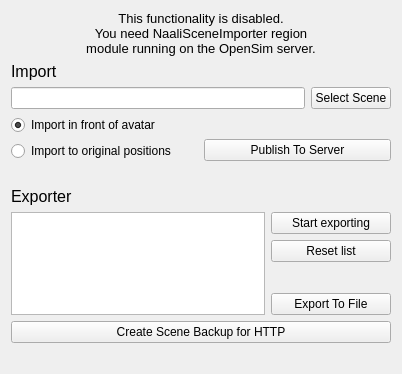
<?xml version="1.0" encoding="UTF-8"?>
<ui version="4.0">
 <class>OpenSimSceneWidget</class>
 <widget class="QWidget" name="OpenSimSceneWidget">
  <property name="geometry">
   <rect>
    <x>0</x>
    <y>0</y>
    <width>402</width>
    <height>374</height>
   </rect>
  </property>
  <property name="windowTitle">
   <string>OpenSim Naali Scene Tool</string>
  </property>
  <layout class="QVBoxLayout" name="verticalLayout">
   <item>
    <widget class="QLabel" name="label_caps_fail">
     <property name="font">
      <font>
       <pointsize>10</pointsize>
      </font>
     </property>
     <property name="text">
      <string>This functionality is disabled. 
You need NaaliSceneImporter region 
module running on the OpenSim server.</string>
     </property>
     <property name="alignment">
      <set>Qt::AlignCenter</set>
     </property>
    </widget>
   </item>
   <item>
    <widget class="QLabel" name="label_title">
     <property name="sizePolicy">
      <sizepolicy hsizetype="Preferred" vsizetype="Fixed">
       <horstretch>0</horstretch>
       <verstretch>0</verstretch>
      </sizepolicy>
     </property>
     <property name="font">
      <font>
       <pointsize>12</pointsize>
      </font>
     </property>
     <property name="text">
      <string>Import</string>
     </property>
    </widget>
   </item>
   <item>
    <layout class="QHBoxLayout" name="horizontalLayout">
     <item>
      <widget class="QLineEdit" name="lineedit_scene"/>
     </item>
     <item>
      <widget class="QPushButton" name="button_browse_scene">
       <property name="text">
        <string>Select Scene</string>
       </property>
      </widget>
     </item>
    </layout>
   </item>
   <item>
    <layout class="QHBoxLayout" name="horizontalLayout_3">
     <item>
      <layout class="QVBoxLayout" name="verticalLayout_3">
       <item>
        <widget class="QRadioButton" name="radioButton_av_pos">
         <property name="text">
          <string>Import in front of avatar</string>
         </property>
         <property name="checked">
          <bool>true</bool>
         </property>
        </widget>
       </item>
       <item>
        <widget class="QRadioButton" name="radioButton_original_pos">
         <property name="text">
          <string>Import to original positions</string>
         </property>
        </widget>
       </item>
      </layout>
     </item>
     <item>
      <layout class="QVBoxLayout" name="verticalLayout_4">
       <item>
        <spacer name="verticalSpacer_4">
         <property name="orientation">
          <enum>Qt::Vertical</enum>
         </property>
         <property name="sizeHint" stdset="0">
          <size>
           <width>20</width>
           <height>40</height>
          </size>
         </property>
        </spacer>
       </item>
       <item>
        <widget class="QPushButton" name="button_export">
         <property name="text">
          <string>Publish To Server</string>
         </property>
        </widget>
       </item>
      </layout>
     </item>
    </layout>
   </item>
   <item>
    <spacer name="verticalSpacer_3">
     <property name="orientation">
      <enum>Qt::Vertical</enum>
     </property>
     <property name="sizeType">
      <enum>QSizePolicy::Fixed</enum>
     </property>
     <property name="sizeHint" stdset="0">
      <size>
       <width>1</width>
       <height>20</height>
      </size>
     </property>
    </spacer>
   </item>
   <item>
    <widget class="QLabel" name="label_title_2">
     <property name="sizePolicy">
      <sizepolicy hsizetype="Preferred" vsizetype="Fixed">
       <horstretch>0</horstretch>
       <verstretch>0</verstretch>
      </sizepolicy>
     </property>
     <property name="font">
      <font>
       <pointsize>12</pointsize>
      </font>
     </property>
     <property name="text">
      <string>Exporter</string>
     </property>
    </widget>
   </item>
   <item>
    <layout class="QHBoxLayout" name="horizontalLayout_2">
     <item>
      <widget class="QListWidget" name="entity_list"/>
     </item>
     <item>
      <layout class="QVBoxLayout" name="verticalLayout_2">
       <item>
        <widget class="QPushButton" name="button_toggle_tracking">
         <property name="minimumSize">
          <size>
           <width>120</width>
           <height>0</height>
          </size>
         </property>
         <property name="text">
          <string>Start exporting</string>
         </property>
        </widget>
       </item>
       <item>
        <widget class="QPushButton" name="button_reset_tracking">
         <property name="text">
          <string>Reset list</string>
         </property>
        </widget>
       </item>
       <item>
        <spacer name="verticalSpacer_2">
         <property name="orientation">
          <enum>Qt::Vertical</enum>
         </property>
         <property name="sizeHint" stdset="0">
          <size>
           <width>20</width>
           <height>40</height>
          </size>
         </property>
        </spacer>
       </item>
       <item>
        <widget class="QPushButton" name="button_create_scene">
         <property name="text">
          <string>Export To File</string>
         </property>
        </widget>
       </item>
      </layout>
     </item>
    </layout>
   </item>
   <item>
    <widget class="QPushButton" name="button_export_scene">
     <property name="text">
      <string>Create Scene Backup for HTTP</string>
     </property>
    </widget>
   </item>
   <item>
    <widget class="QLabel" name="label_export_help">
     <property name="text">
      <string/>
     </property>
     <property name="indent">
      <number>2</number>
     </property>
    </widget>
   </item>
   <item>
    <spacer name="verticalSpacer">
     <property name="orientation">
      <enum>Qt::Vertical</enum>
     </property>
     <property name="sizeHint" stdset="0">
      <size>
       <width>1</width>
       <height>1</height>
      </size>
     </property>
    </spacer>
   </item>
  </layout>
 </widget>
 <resources/>
 <connections/>
</ui>
